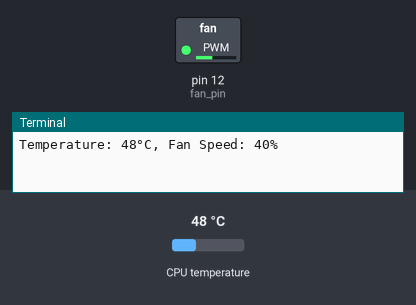
Bench run of a program on a simulated Raspberry Pi (header pin numbers). Shown: switched loads named in the program (green lamp = pin HIGH), the last lines printed to the terminal. The inputs (shaded band) are chosen by the test bench; at power-on: CPU temperature 48 °C.

Above: at 1.2 s.
1.3 s: CPU temperature set to 42 °C
11.3 s: CPU temperature set to 39 °C
At 20.6 s:
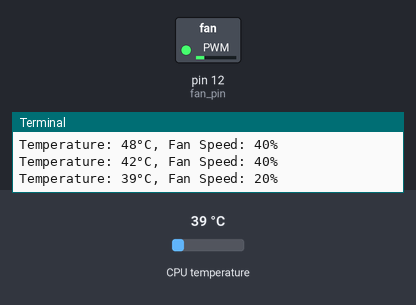
21.5 s: CPU temperature set to 36 °C
31.5 s: CPU temperature set to 33 °C
At 40.6 s:
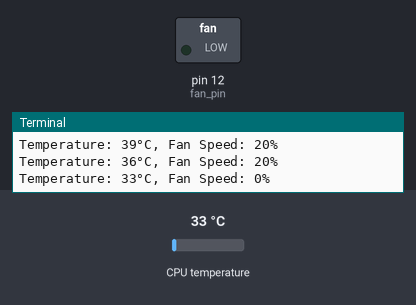
41.5 s: CPU temperature set to 71 °C
At 51.2 s:
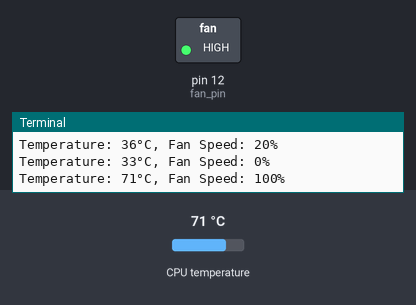
51.5 s: CPU temperature set to 64 °C
61.5 s: CPU temperature set to 61 °C
At 71.2 s:
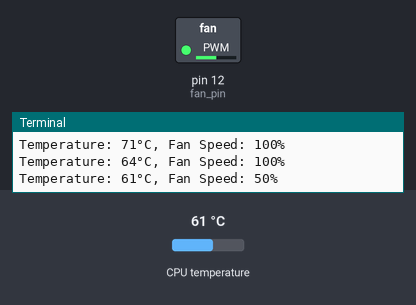
Timing chart, 0 to 72.6 s (numbered marks = the images above; inputs shaded):
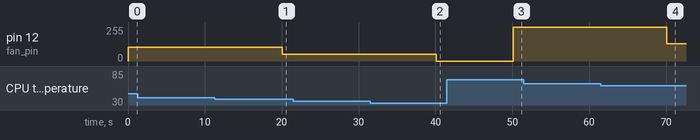

Measured:
- the behaviour switches between 41 and 40 °C on CPU temperature (found by bisection; images 0 and 1)
- the behaviour switches between 35 and 34 °C on CPU temperature (found by bisection; images 1 and 2)
- the behaviour switches between 63 and 62 °C on CPU temperature (found by bisection; images 3 and 4)
- after the input at 11.3 s, pin 12 (fan_pin): 102/255 → 51/255 after 8.7 s
- after the input at 31.5 s, pin 12 (fan_pin): 51/255 → 0/255 after 8.6 s
- after the input at 41.5 s, pin 12 (fan_pin): 0/255 → 255/255 after 8.6 s
- after the input at 61.5 s, pin 12 (fan_pin): 255/255 → 128/255 after 8.6 s

The program:

fan-control.py
```python
import RPi.GPIO as GPIO
from time import sleep
import subprocess

# Varibles (degree: percentage)
degrees = {35: 20, 45: 40, 55: 50, 70: 100}
fan_pin = 12
min_temp = 34

# GPIO Config
GPIO.setwarnings(False)
GPIO.setmode(GPIO.BOARD)
GPIO.setup(fan_pin, GPIO.OUT)
fan_pwm = GPIO.PWM(fan_pin, 100)
fan_pwm.start(0)


while True:
    cur_temp = int(float(subprocess.check_output(["cat /sys/class/thermal/thermal_zone0/temp"], shell=True).decode().strip()) / 1000)

    if cur_temp > min_temp:
        last_speed = degrees.get(cur_temp) or degrees[min(degrees.keys(), key = lambda key: abs(key-cur_temp))]
    else:
        last_speed = 0

    fan_pwm.ChangeDutyCycle(last_speed)
    print("Temperature: {}°C, Fan Speed: {}%".format(cur_temp, last_speed))

    sleep(10)


fan_pwm.stop()
GPIO.cleanup()
```
